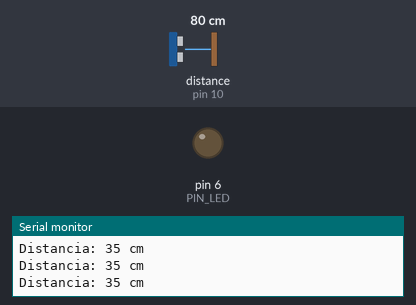
Bench run of a sketch on a simulated Arduino Uno, built with avr-gcc and run on an emulated ATmega328P. Parts: output pins drawn as LEDs (lit = HIGH), the last lines printed to the serial monitor. Wiring (inferred from the names in the program): ultrasonic range finder: trigger pin 9; echo pin 10. Inputs (shaded band) come from the test bench; at power-on: distance to the obstacle (sensor on pin 10) 80 cm. The echo pulse lasts 58.3 µs per cm; pins used as bus, display or sensor lines are not drawn.

Above: at 1.2 s.
1.3 s: distance to the obstacle (sensor on pin 10) set to 2 cm
At 2.2 s:
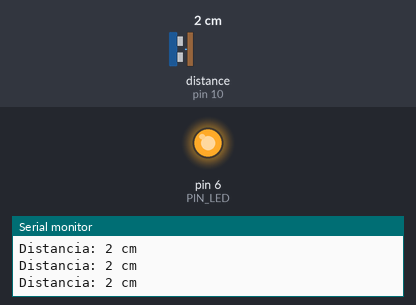
2.8 s: distance to the obstacle (sensor on pin 10) set to 5 cm
4.3 s: distance to the obstacle (sensor on pin 10) set to 8 cm
At 5.6 s:
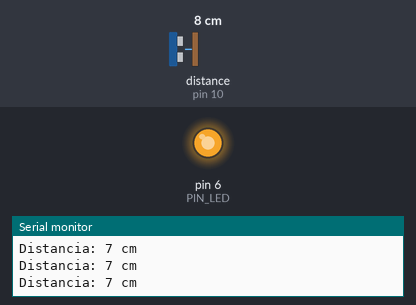
5.9 s: distance to the obstacle (sensor on pin 10) set to 18 cm
At 6.3 s:
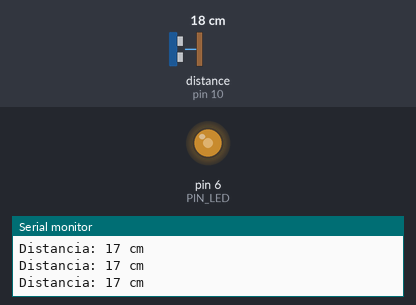
Timing chart, 0 to 8.4 s (numbered marks = the images above; inputs shaded):
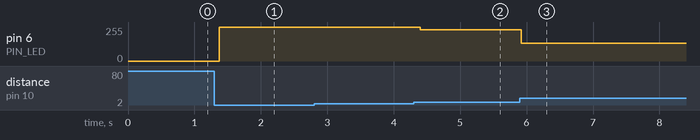

The sketch:

smartwaste_arduino.ino
```cpp
const int PIN_TRIG = 9;
const int PIN_ECHO = 10;
const int PIN_LED = 6;

void setup() {
  Serial.begin(9600);
  pinMode(PIN_TRIG, OUTPUT);
  pinMode(PIN_ECHO, INPUT);
  pinMode(PIN_LED, OUTPUT);
  analogWrite(PIN_LED, 0);
}

void loop() {
  digitalWrite(PIN_TRIG, LOW);
  delayMicroseconds(2);
  digitalWrite(PIN_TRIG, HIGH);
  delayMicroseconds(10);
  digitalWrite(PIN_TRIG, LOW);

  long duracao = pulseIn(PIN_ECHO, HIGH);
  int distancia = duracao * 0.034 / 2;

  if (distancia < 2) distancia = 2;
  if (distancia > 35) distancia = 35;

  Serial.print("Distancia: ");
  Serial.print(distancia);
  Serial.println(" cm");

  int brilho = map(distancia, 5, 30, 255, 0);
  brilho = constrain(brilho, 0, 255);
  analogWrite(PIN_LED, brilho);

  delay(100);
}
```

Measured:
- after the input at 1.3 s, pin 6 (PIN_LED): 0/255 → 255/255 after 0.07 s
- after the input at 4.3 s, pin 6 (PIN_LED): 255/255 → 235/255 after 0.10 s
- after the input at 5.9 s, pin 6 (PIN_LED): 235/255 → 133/255 at once
